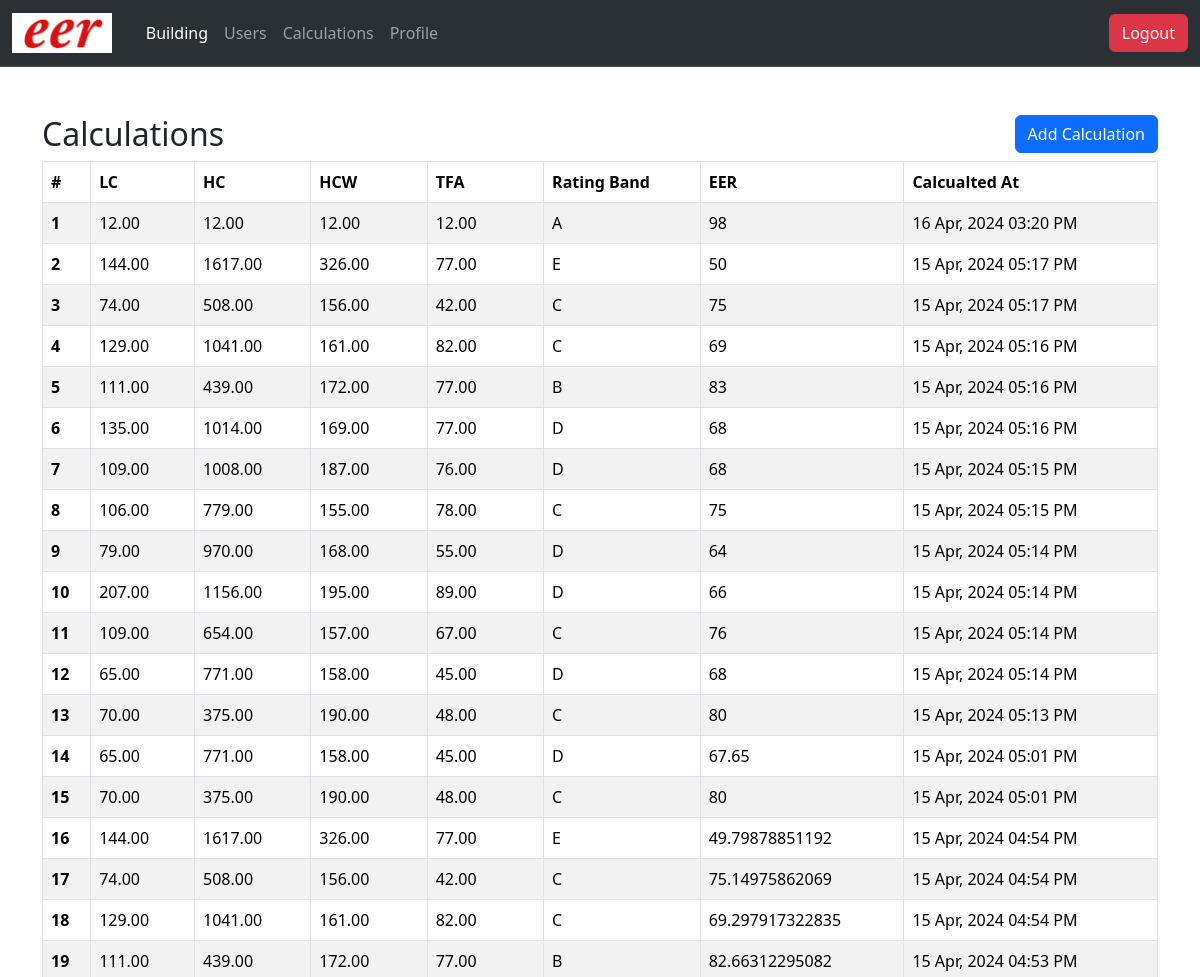
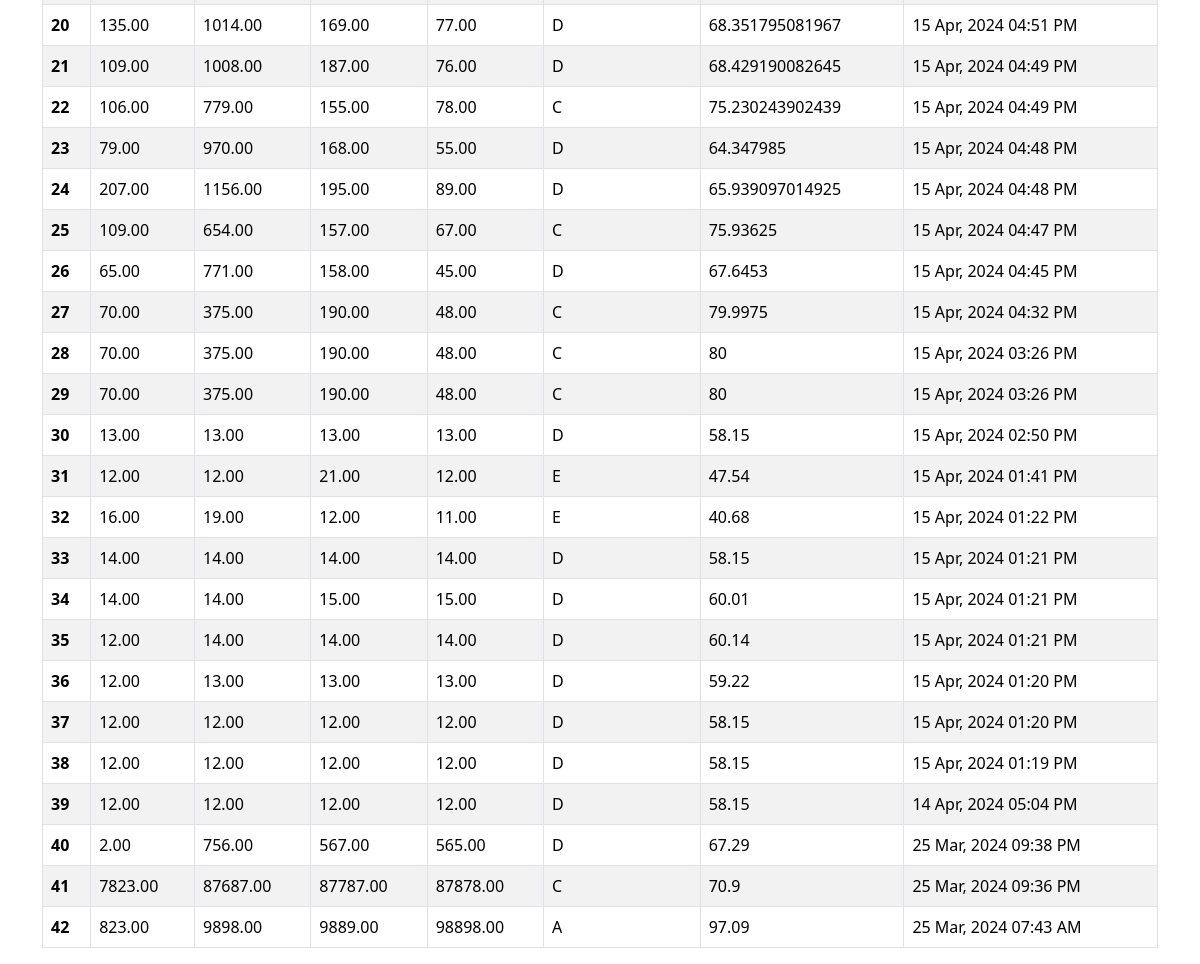
Page /landlord/calculations.php (signed in) on the committed database (2 pictures, top to bottom).
### tables this page shows
CREATE TABLE `calculations` (
  `id` int(11) NOT NULL,
  `user_id` int(11) DEFAULT NULL,
  `building_id` int(11) DEFAULT NULL,
  `lc` decimal(30,2) DEFAULT NULL,
  `hc` decimal(30,2) DEFAULT NULL,
  `hwc` decimal(30,2) DEFAULT NULL,
  `tfa` decimal(30,2) DEFAULT NULL,
  `rating_band` text DEFAULT NULL,
  `eer` text DEFAULT NULL,
  `created_at` datetime DEFAULT NULL
);

### landlord/calculations.php (the view, shortened to what this page needs)
<?php include "../php/db.php";
$user_id = $_SESSION['user_id'];
$data = mysqli_query($conn, "SELECT * FROM `calculations` WHERE `user_id`=$user_id order by id desc");
?>
<!doctype html>
<html lang="en">
  <head>
    <link href="https://cdn.jsdelivr.net/npm/bootstrap@5.3.3/dist/css/bootstrap.min.css" rel="stylesheet">
    <link rel="stylesheet" href="https://cdn.datatables.net/2.0.2/css/dataTables.dataTables.min.css">
</head>
<body>
    <?php include("header.php"); ?>
   <div class="container mx-auto mt-5">
    <div class="d-flex justify-content-between">
<div><h2>Calculations</h2></div>
<div><a href="calculator.php" class="btn btn-primary">Add Calculation</a></div>
    </div>
   <table class="table table-bordered table-striped table-hover" id="myTable">
  <thead>
    <tr>
      <th scope="col">#</th>
      <th scope="col">LC</th>
      <th scope="col">HC</th>
      <th scope="col">HCW</th>
      <th scope="col">TFA</th>
      <th scope="col">Rating Band</th>
      <th scope="col">EER</th>
      <th scope="col">Calcualted At</th>
    </tr>
  </thead>
  <tbody>
    <?php if(mysqli_num_rows($data)>0){
      $sno = 0;
      while($fetch_rows = mysqli_fetch_assoc($data)){
        $sno++;
?>
    <tr>
      <th scope="row"><?=$sno?></th>
      <td><?=$fetch_rows['lc']?></td>
      <td><?=$fetch_rows['hc']?></td>
      <td><?=$fetch_rows['hwc']?></td>
      <td><?=$fetch_rows['tfa']?></td>
      <td><?=$fetch_rows['rating_band']?></td>
      <td><?=$fetch_rows['eer']?></td>
      <td><?=date('d M, Y h:i A', strtotime($fetch_rows['created_at']))?></td>
    </tr>
<?php
      }
    } ?>
  </tbody>
</table>
   </div>
    <?php include("footer.php"); ?>

### rows in the picture
calculations: lc "12.00", hc "12.00", hwc "12.00", tfa "12.00", rating_band "A", eer "98", created_at "16 Apr, 2024 03:20 PM"
calculations: lc "144.00", hc "1617.00", hwc "326.00", tfa "77.00", rating_band "E", eer "50", created_at "15 Apr, 2024 05:17 PM"
calculations: lc "74.00", hc "508.00", hwc "156.00", tfa "42.00", rating_band "C", eer "75", created_at "15 Apr, 2024 05:17 PM"
calculations: lc "129.00", hc "1041.00", hwc "161.00", tfa "82.00", rating_band "C", eer "69", created_at "15 Apr, 2024 05:16 PM"
calculations: lc "111.00", hc "439.00", hwc "172.00", tfa "77.00", rating_band "B", eer "83", created_at "15 Apr, 2024 05:16 PM"
calculations: lc "135.00", hc "1014.00", hwc "169.00", tfa "77.00", rating_band "D", eer "68", created_at "15 Apr, 2024 05:16 PM"
calculations: lc "109.00", hc "1008.00", hwc "187.00", tfa "76.00", rating_band "D", eer "68", created_at "15 Apr, 2024 05:15 PM"
calculations: lc "106.00", hc "779.00", hwc "155.00", tfa "78.00", rating_band "C", eer "75", created_at "15 Apr, 2024 05:15 PM"
calculations: lc "79.00", hc "970.00", hwc "168.00", tfa "55.00", rating_band "D", eer "64", created_at "15 Apr, 2024 05:14 PM"
calculations: lc "207.00", hc "1156.00", hwc "195.00", tfa "89.00", rating_band "D", eer "66", created_at "15 Apr, 2024 05:14 PM"
calculations: lc "109.00", hc "654.00", hwc "157.00", tfa "67.00", rating_band "C", eer "76", created_at "15 Apr, 2024 05:14 PM"
calculations: lc "65.00", hc "771.00", hwc "158.00", tfa "45.00", rating_band "D", eer "68", created_at "15 Apr, 2024 05:14 PM"
calculations: lc "70.00", hc "375.00", hwc "190.00", tfa "48.00", rating_band "C", eer "80", created_at "15 Apr, 2024 05:13 PM"
calculations: lc "65.00", hc "771.00", hwc "158.00", tfa "45.00", rating_band "D", eer "67.65", created_at "15 Apr, 2024 05:01 PM"
calculations: lc "70.00", hc "375.00", hwc "190.00", tfa "48.00", rating_band "C", eer "80", created_at "15 Apr, 2024 05:01 PM"
calculations: lc "144.00", hc "1617.00", hwc "326.00", tfa "77.00", rating_band "E", eer "49.79878851192", created_at "15 Apr, 2024 04:54 PM"
calculations: lc "74.00", hc "508.00", hwc "156.00", tfa "42.00", rating_band "C", eer "75.14975862069", created_at "15 Apr, 2024 04:54 PM"
calculations: lc "129.00", hc "1041.00", hwc "161.00", tfa "82.00", rating_band "C", eer "69.297917322835", created_at "15 Apr, 2024 04:54 PM"
calculations: lc "111.00", hc "439.00", hwc "172.00", tfa "77.00", rating_band "B", eer "82.66312295082", created_at "15 Apr, 2024 04:53 PM"
calculations: lc "135.00", hc "1014.00", hwc "169.00", tfa "77.00", rating_band "D", eer "68.351795081967", created_at "15 Apr, 2024 04:51 PM"
calculations: lc "109.00", hc "1008.00", hwc "187.00", tfa "76.00", rating_band "D", eer "68.429190082645", created_at "15 Apr, 2024 04:49 PM"
calculations: lc "106.00", hc "779.00", hwc "155.00", tfa "78.00", rating_band "C", eer "75.230243902439", created_at "15 Apr, 2024 04:49 PM"
calculations: lc "79.00", hc "970.00", hwc "168.00", tfa "55.00", rating_band "D", eer "64.347985", created_at "15 Apr, 2024 04:48 PM"
calculations: lc "207.00", hc "1156.00", hwc "195.00", tfa "89.00", rating_band "D", eer "65.939097014925", created_at "15 Apr, 2024 04:48 PM"
calculations: lc "109.00", hc "654.00", hwc "157.00", tfa "67.00", rating_band "C", eer "75.93625", created_at "15 Apr, 2024 04:47 PM"
calculations: lc "65.00", hc "771.00", hwc "158.00", tfa "45.00", rating_band "D", eer "67.6453", created_at "15 Apr, 2024 04:45 PM"
calculations: lc "70.00", hc "375.00", hwc "190.00", tfa "48.00", rating_band "C", eer "79.9975", created_at "15 Apr, 2024 04:32 PM"
calculations: lc "70.00", hc "375.00", hwc "190.00", tfa "48.00", rating_band "C", eer "80", created_at "15 Apr, 2024 03:26 PM"
calculations: lc "70.00", hc "375.00", hwc "190.00", tfa "48.00", rating_band "C", eer "80", created_at "15 Apr, 2024 03:26 PM"
calculations: lc "13.00", hc "13.00", hwc "13.00", tfa "13.00", rating_band "D", eer "58.15", created_at "15 Apr, 2024 02:50 PM"
calculations: lc "12.00", hc "12.00", hwc "21.00", tfa "12.00", rating_band "E", eer "47.54", created_at "15 Apr, 2024 01:41 PM"
calculations: lc "16.00", hc "19.00", hwc "12.00", tfa "11.00", rating_band "E", eer "40.68", created_at "15 Apr, 2024 01:22 PM"
calculations: lc "14.00", hc "14.00", hwc "14.00", tfa "14.00", rating_band "D", eer "58.15", created_at "15 Apr, 2024 01:21 PM"
calculations: lc "14.00", hc "14.00", hwc "15.00", tfa "15.00", rating_band "D", eer "60.01", created_at "15 Apr, 2024 01:21 PM"
calculations: lc "12.00", hc "14.00", hwc "14.00", tfa "14.00", rating_band "D", eer "60.14", created_at "15 Apr, 2024 01:21 PM"
calculations: lc "12.00", hc "13.00", hwc "13.00", tfa "13.00", rating_band "D", eer "59.22", created_at "15 Apr, 2024 01:20 PM"
calculations: lc "12.00", hc "12.00", hwc "12.00", tfa "12.00", rating_band "D", eer "58.15", created_at "15 Apr, 2024 01:20 PM"
calculations: lc "12.00", hc "12.00", hwc "12.00", tfa "12.00", rating_band "D", eer "58.15", created_at "15 Apr, 2024 01:19 PM"
calculations: lc "12.00", hc "12.00", hwc "12.00", tfa "12.00", rating_band "D", eer "58.15", created_at "14 Apr, 2024 05:04 PM"
calculations: lc "2.00", hc "756.00", hwc "567.00", tfa "565.00", rating_band "D", eer "67.29", created_at "25 Mar, 2024 09:38 PM"
calculations: lc "7823.00", hc "87687.00", hwc "87787.00", tfa "87878.00", rating_band "C", eer "70.9", created_at "25 Mar, 2024 09:36 PM"
calculations: lc "823.00", hc "9898.00", hwc "9889.00", tfa "98898.00", rating_band "A", eer "97.09", created_at "25 Mar, 2024 07:43 AM"
